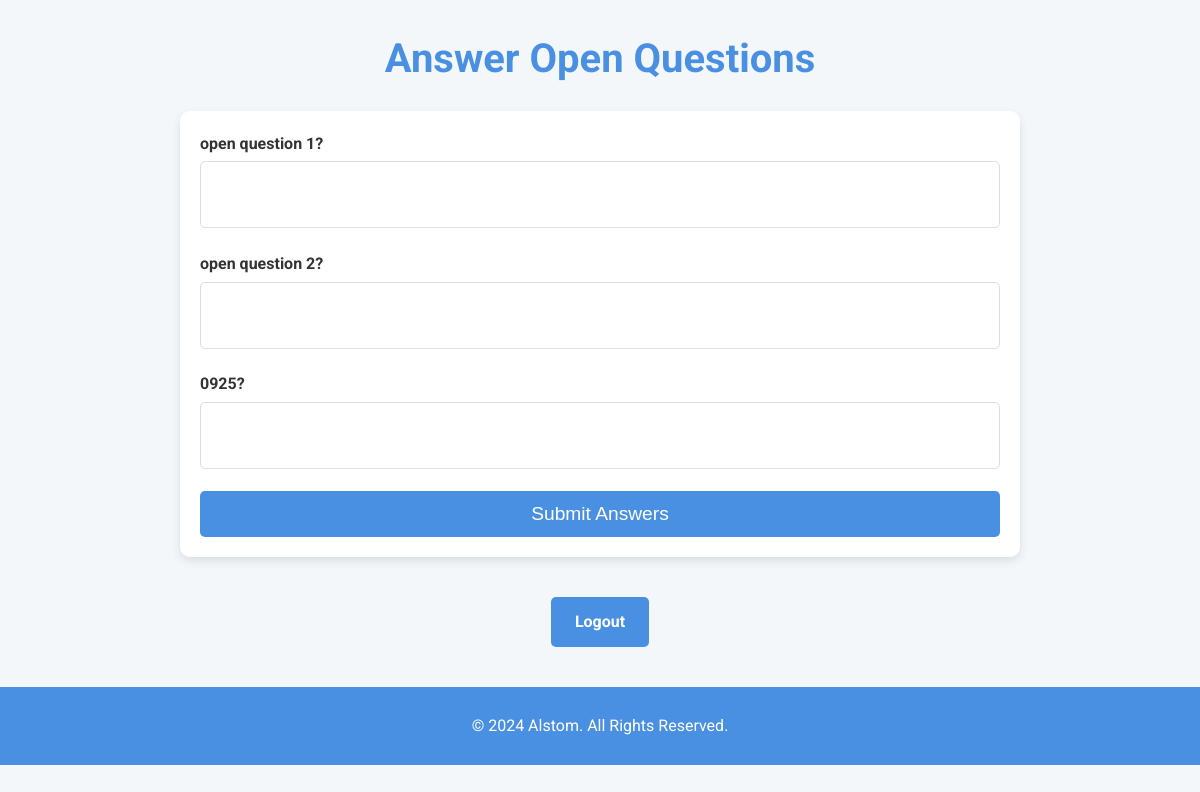
The app's page /open_questions (signed in) with its own data.
### app.py (models this page shows)
class OpenQuestion(db.Model):
    __tablename__ = 'open_questions'
    id = db.Column(db.Integer, primary_key=True)
    text = db.Column(db.Text, nullable=False)  # The question text
    created_at = db.Column(db.DateTime, default=datetime.datetime.utcnow)

### app.py (the view, shortened to what this page needs)
@app.route('/open_questions', methods=['GET', 'POST'], endpoint='open_questions')
@login_required
def answer_open_questions():
    questions_list = OpenQuestion.query.all()
    has_voted = UserOpenAnswer.query.filter_by(user_id=current_user.id).first()
    if has_voted:
        return redirect(url_for('already_voted'))  # Redirect to a page that indicates they've already voted
    if not questions_list:
        flash('No questions available!', 'warning')
        return render_template('statistics.html', form=None, questions=questions_list)
    form = OpenQuestionsForm()  # Initialize the form
    form.questions.entries.clear()  # Clear existing entries for rendering
    form.questions.entries.clear()  # Clear existing entries for rendering
    for question in questions_list:
        form.questions.append_entry(UserAnswerForm(answer=""))
    return render_template('open_questions.html', form=form, questions=questions_list, enumerate=enumerate)

### app.py
class OpenQuestionsForm(FlaskForm):
    questions = FieldList(FormField(UserAnswerForm), min_entries=0)

class UserAnswerForm(FlaskForm):
    answer = TextAreaField('Answer', validators=[DataRequired()])

### app.py (called while the page is built)
@login_manager.user_loader
def load_user(user_id):
    return db.session.get(User, int(user_id))

### templates/open_questions.html (shortened to what this page needs)
<!DOCTYPE html>
<html lang="en">
<head>
</head>
<body>
    <h1>Answer Open Questions</h1>
    <form method="POST" autocomplete="off">
        {% for question in questions %}
            <div class="form-group">
                <label for="question-{{ question.id }}">{{ question.text }}</label>
                <textarea id="question-{{ question.id }}" name="questions-{{ question.id }}-answer" rows="3" cols="50" autocomplete="off"></textarea>
            </div>
        {% endfor %}
        <button type="submit" class="btn btn-primary">Submit Answers</button>
    </form>
    <div class="logout-container">
        <a href="{{ url_for('logout') }}">Logout</a>
    </div>
    <footer>
        <p>&copy; 2024 Alstom. All Rights Reserved.</p>
    </footer>
</body>
</html>

### templates/open_questions.html (style rules this page uses)
body { font-family: 'Roboto', sans-serif; margin: 0; padding: 0; background-color: #f4f7fa; color: #333; line-height: 1.6; }
h1 { text-align: center; color: #4A90E2; font-size: 2.5em; margin-bottom: 20px; }
form { max-width: 800px; margin: 0 auto; padding: 20px; background: #fff; border-radius: 10px; box-shadow: 0 4px 10px rgba(0, 0, 0, 0.1); }
.form-group { margin-bottom: 15px; }
label { font-weight: bold; margin-bottom: 5px; display: block; color: #333; }
textarea { width: 100%; padding: 10px; font-size: 1em; border: 1px solid #ddd; border-radius: 5px; box-sizing: border-box; resize: none; }
.btn-primary { display: block; width: 100%; background-color: #4A90E2; color: white; padding: 12px; border: none; border-radius: 5px; font-size: 1.2em; cursor: pointer; text-align: center; transition: background-color 0.3s ease; }
.logout-container { text-align: center; margin-top: 20px; }
a { display: inline-block; margin: 20px auto; padding: 12px 24px; color: #fff; background-color: #4A90E2; border-radius: 5px; text-decoration: none; font-weight: bold; transition: background-color 0.3s, transform 0.3s; text-align: center; }
footer { text-align: center; margin-top: 20px; padding: 10px 0; background-color: #4A90E2; color: #fff; position: relative; bottom: 0; width: 100%; }

### records on screen
OpenQuestion: text "open question 1?"
OpenQuestion: text "open question 2?"
OpenQuestion: text "0925?"
